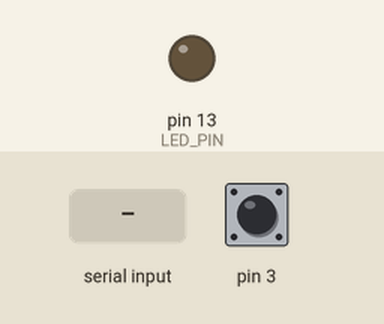
The sketch below on a simulated Arduino Leonardo, built with avr-gcc and run on an emulated ATmega32U4. Parts: output pins drawn as LEDs (lit = HIGH). Inputs (shaded band) come from the test bench; at power-on: pin 3 HIGH. The sensor or clock chip raises its interrupt line as the real part does; what the sketch prints to the serial monitor is not drawn.

Above: at 0.8 s.
0.9 s: "1\n" received over Serial
At 2.6 s:
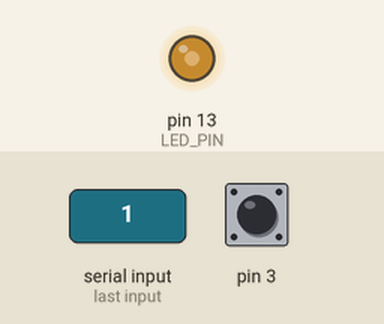
2.9 s: pin 3 pulled LOW for 0.15 s
At 4.1 s:
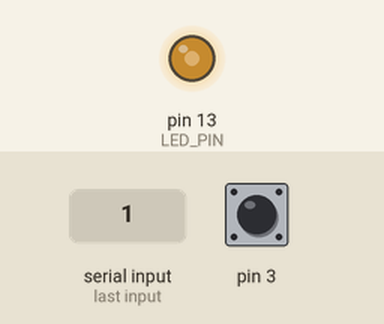
4.6 s: pin 3 pulled LOW for 1 s
At 7.0 s:
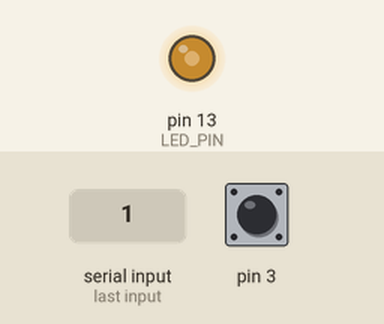
Timing chart, 0 to 8.5 s (numbered marks = the images above; inputs shaded):
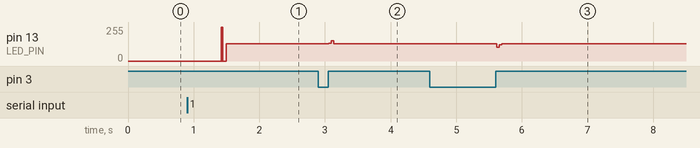

The sketch:

MPU6050_DMP6.ino
```cpp
// I2C device class (I2Cdev) demonstration Arduino sketch for MPU6050 class using DMP (MotionApps v2.0)
// 6/21/2012 by Jeff Rowberg <jeff@rowberg.net>
// Updates should (hopefully) always be available at https://github.com/jrowberg/i2cdevlib
//
// Changelog:
//      2013-05-08 - added seamless Fastwire support
//                 - added note about gyro calibration
//      2012-06-21 - added note about Arduino 1.0.1 + Leonardo compatibility error
//      2012-06-20 - improved FIFO overflow handling and simplified read process
//      2012-06-19 - completely rearranged DMP initialization code and simplification
//      2012-06-13 - pull gyro and accel data from FIFO packet instead of reading directly
//      2012-06-09 - fix broken FIFO read sequence and change interrupt detection to RISING
//      2012-06-05 - add gravity-compensated initial reference frame acceleration output
//                 - add 3D math helper file to DMP6 example sketch
//                 - add Euler output and Yaw/Pitch/Roll output formats
//      2012-06-04 - remove accel offset clearing for better results (thanks Sungon Lee)
//      2012-06-01 - fixed gyro sensitivity to be 2000 deg/sec instead of 250
//      2012-05-30 - basic DMP initialization working

/* ============================================
I2Cdev device library code is placed under the MIT license
Copyright (c) 2012 Jeff Rowberg

Permission is hereby granted, free of charge, to any person obtaining a copy
of this software and associated documentation files (the "Software"), to deal
in the Software without restriction, including without limitation the rights
to use, copy, modify, merge, publish, distribute, sublicense, and/or sell
copies of the Software, and to permit persons to whom the Software is
furnished to do so, subject to the following conditions:

The above copyright notice and this permission notice shall be included in
all copies or substantial portions of the Software.

THE SOFTWARE IS PROVIDED "AS IS", WITHOUT WARRANTY OF ANY KIND, EXPRESS OR
IMPLIED, INCLUDING BUT NOT LIMITED TO THE WARRANTIES OF MERCHANTABILITY,
FITNESS FOR A PARTICULAR PURPOSE AND NONINFRINGEMENT. IN NO EVENT SHALL THE
AUTHORS OR COPYRIGHT HOLDERS BE LIABLE FOR ANY CLAIM, DAMAGES OR OTHER
LIABILITY, WHETHER IN AN ACTION OF CONTRACT, TORT OR OTHERWISE, ARISING FROM,
OUT OF OR IN CONNECTION WITH THE SOFTWARE OR THE USE OR OTHER DEALINGS IN
THE SOFTWARE.
===============================================
*/
#include <Arduino.h>
// I2Cdev and MPU6050 must be installed as libraries, or else the .cpp/.h files
// for both classes must be in the include path of your project
#include "I2Cdev.h"

#include "MPU6050_6Axis_MotionApps20.h"
//#include "MPU6050.h" // not necessary if using MotionApps include file

// Arduino Wire library is required if I2Cdev I2CDEV_ARDUINO_WIRE implementation
// is used in I2Cdev.h
#if I2CDEV_IMPLEMENTATION == I2CDEV_ARDUINO_WIRE
    #include "Wire.h"
#endif

#define LED_PIN1 9	//LED ACCESO=MPU CONNESSO

// class default I2C address is 0x68
// specific I2C addresses may be passed as a parameter here
// AD0 low = 0x68 (default for SparkFun breakout and InvenSense evaluation board)
// AD0 high = 0x69
MPU6050 mpu;
//MPU6050 mpu(0x69); // <-- use for AD0 high

/* =========================================================================
   NOTE: In addition to connection 3.3v, GND, SDA, and SCL, this sketch
   depends on the MPU-6050's INT pin being connected to the Arduino's
   external interrupt #0 pin. On the Arduino Uno and Mega 2560, this is
   digital I/O pin 2.
 * ========================================================================= */

/* =========================================================================
   NOTE: Arduino v1.0.1 with the Leonardo board generates a compile error
   when using Serial.write(buf, len). The Teapot output uses this method.
   The solution requires a modification to the Arduino USBAPI.h file, which
   is fortunately simple, but annoying. This will be fixed in the next IDE
   release. For more info, see these links:

   http://arduino.cc/forum/index.php/topic,109987.0.html
   http://code.google.com/p/arduino/issues/detail?id=958
 * ========================================================================= */


// uncomment "OUTPUT_READABLE_QUATERNION" if you want to see the actual
// quaternion components in a [w, x, y, z] format (not best for parsing
// on a remote host such as Processing or something though)
//#define OUTPUT_READABLE_QUATERNION

// uncomment "OUTPUT_READABLE_EULER" if you want to see Euler angles
// (in degrees) calculated from the quaternions coming from the FIFO.
// Note that Euler angles suffer from gimbal lock (for more info, see
// http://en.wikipedia.org/wiki/Gimbal_lock)
//#define OUTPUT_READABLE_EULER

// uncomment "OUTPUT_READABLE_YAWPITCHROLL" if you want to see the yaw/
// pitch/roll angles (in degrees) calculated from the quaternions coming
// from the FIFO. Note this also requires gravity vector calculations.
// Also note that yaw/pitch/roll angles suffer from gimbal lock (for
// more info, see: http://en.wikipedia.org/wiki/Gimbal_lock)
//#define OUTPUT_READABLE_YAWPITCHROLL

// uncomment "OUTPUT_READABLE_REALACCEL" if you want to see acceleration
// components with gravity removed. This acceleration reference frame is
// not compensated for orientation, so +X is always +X according to the
// sensor, just without the effects of gravity. If you want acceleration
// compensated for orientation, us OUTPUT_READABLE_WORLDACCEL instead.
//#define OUTPUT_READABLE_REALACCEL

// uncomment "OUTPUT_READABLE_WORLDACCEL" if you want to see acceleration
// components with gravity removed and adjusted for the world frame of
// reference (yaw is relative to initial orientation, since no magnetometer
// is present in this case). Could be quite handy in some cases.
//#define OUTPUT_READABLE_WORLDACCEL

// uncomment "OUTPUT_TEAPOT" if you want output that matches the
// format used for the InvenSense teapot demo
#define OUTPUT_TEAPOT


#define LED_PIN 13 // (Arduino is 13, Teensy is 11, Teensy++ is 6)
bool blinkState = false;

// MPU control/status vars
bool dmpReady = false;  // set true if DMP init was successful
uint8_t mpuIntStatus;   // holds actual interrupt status byte from MPU
uint8_t devStatus;      // return status after each device operation (0 = success, !0 = error)
uint16_t packetSize;    // expected DMP packet size (default is 42 bytes)
uint16_t fifoCount;     // count of all bytes currently in FIFO
uint8_t fifoBuffer[64]; // FIFO storage buffer

// orientation/motion vars
Quaternion q;           // [w, x, y, z]         quaternion container
VectorInt16 aa;         // [x, y, z]            accel sensor measurements
VectorInt16 aaReal;     // [x, y, z]            gravity-free accel sensor measurements
VectorInt16 aaWorld;    // [x, y, z]            world-frame accel sensor measurements
VectorFloat gravity;    // [x, y, z]            gravity vector
float euler[3];         // [psi, theta, phi]    Euler angle container
float ypr[3];           // [yaw, pitch, roll]   yaw/pitch/roll container and gravity vector

// packet structure for InvenSense teapot demo
uint8_t teapotPacket[14] = { '$', 0x02, 0,0, 0,0, 0,0, 0,0, 0x00, 0x00, '\r', '\n' };


// ================================================================
// ===               INTERRUPT DETECTION ROUTINE                ===
// ================================================================

volatile bool mpuInterrupt = false;     // indicates whether MPU interrupt pin has gone high
void dmpDataReady() {
    mpuInterrupt = true;
}


// ================================================================
// ===                      INITIAL SETUP                       ===
// ================================================================

void setup() {
    // join I2C bus (I2Cdev library doesn't do this automatically)
    #if I2CDEV_IMPLEMENTATION == I2CDEV_ARDUINO_WIRE
        Wire.begin();
        //TWBR = 24; // 400kHz I2C clock (200kHz if CPU is 8MHz)
    #elif I2CDEV_IMPLEMENTATION == I2CDEV_BUILTIN_FASTWIRE
        Fastwire::setup(400, true);
    #endif

    // initialize serial communication
    // (115200 chosen because it is required for Teapot Demo output, but it's
    // really up to you depending on your project)
    Serial.begin(115200);
    while (!Serial); // wait for Leonardo enumeration, others continue immediately

    // NOTE: 8MHz or slower host processors, like the Teensy @ 3.3v or Ardunio
    // Pro Mini running at 3.3v, cannot handle this baud rate reliably due to
    // the baud timing being too misaligned with processor ticks. You must use
    // 38400 or slower in these cases, or use some kind of external separate
    // crystal solution for the UART timer.

    // initialize device
    Serial.println(F("Initializing I2C devices..."));
    mpu.initialize();

    // verify connection
    Serial.println(F("Testing device connections..."));
    Serial.println(mpu.testConnection() ? F("MPU6050 connection successful") : F("MPU6050 connection failed"));

	// LC ------LED ON---------------------------
    bool imuconnected =mpu.testConnection() ;
    digitalWrite(LED_PIN1, imuconnected);

    // wait for ready
    Serial.println(F("\nSend any character to begin DMP programming and demo: "));
    while (Serial.available() && Serial.read()); // empty buffer
    while (!Serial.available());                 // wait for data
    while (Serial.available() && Serial.read()); // empty buffer again

    // load and configure the DMP
    Serial.println(F("Initializing DMP..."));
    devStatus = mpu.dmpInitialize();

    // supply your own gyro offsets here, scaled for min sensitivity
    mpu.setXGyroOffset(220);
    mpu.setYGyroOffset(76);
    mpu.setZGyroOffset(-85);
    mpu.setZAccelOffset(1788); // 1688 factory default for my test chip

    // make sure it worked (returns 0 if so)
    if (devStatus == 0) {
        // turn on the DMP, now that it's ready
        Serial.println(F("Enabling DMP..."));
        mpu.setDMPEnabled(true);

        // enable Arduino interrupt detection
        Serial.println(F("Enabling interrupt detection (Arduino external interrupt 0)..."));
        attachInterrupt(0, dmpDataReady, RISING);
        mpuIntStatus = mpu.getIntStatus();

        // set our DMP Ready flag so the main loop() function knows it's okay to use it
        Serial.println(F("DMP ready! Waiting for first interrupt..."));
        dmpReady = true;

        // get expected DMP packet size for later comparison
        packetSize = mpu.dmpGetFIFOPacketSize();
    } else {
        // ERROR!
        // 1 = initial memory load failed
        // 2 = DMP configuration updates failed
        // (if it's going to break, usually the code will be 1)
        Serial.print(F("DMP Initialization failed (code "));
        Serial.print(devStatus);
        Serial.println(F(")"));
    }

    // configure LED for output
    pinMode(LED_PIN, OUTPUT);
}


// ================================================================
// ===                    MAIN PROGRAM LOOP                     ===
// ================================================================

void loop() {
    // if programming failed, don't try to do anything
    if (!dmpReady) return;

    // wait for MPU interrupt or extra packet(s) available
    while (!mpuInterrupt && fifoCount < packetSize) {
        // other program behavior stuff here
        // .
        // .
        // .
        // if you are really paranoid you can frequently test in between other
        // stuff to see if mpuInterrupt is true, and if so, "break;" from the
        // while() loop to immediately process the MPU data
        // .
        // .
        // .
    }

    // reset interrupt flag and get INT_STATUS byte
    mpuInterrupt = false;
    mpuIntStatus = mpu.getIntStatus();

    // get current FIFO count
    fifoCount = mpu.getFIFOCount();

    // check for overflow (this should never happen unless our code is too inefficient)
    if ((mpuIntStatus & 0x10) || fifoCount == 1024) {
        // reset so we can continue cleanly
        mpu.resetFIFO();
        Serial.println(F("FIFO overflow!"));

    // otherwise, check for DMP data ready interrupt (this should happen frequently)
    } else if (mpuIntStatus & 0x02) {
        // wait for correct available data length, should be a VERY short wait
        while (fifoCount < packetSize) fifoCount = mpu.getFIFOCount();

        // read a packet from FIFO
        mpu.getFIFOBytes(fifoBuffer, packetSize);

        // track FIFO count here in case there is > 1 packet available
        // (this lets us immediately read more without waiting for an interrupt)
        fifoCount -= packetSize;

        #ifdef OUTPUT_READABLE_QUATERNION
            // display quaternion values in easy matrix form: w x y z
            mpu.dmpGetQuaternion(&q, fifoBuffer);
            Serial.print("quat\t");
            Serial.print(q.w);
            Serial.print("\t");
            Serial.print(q.x);
            Serial.print("\t");
            Serial.print(q.y);
            Serial.print("\t");
            Serial.println(q.z);
        #endif

        #ifdef OUTPUT_READABLE_EULER
            // display Euler angles in degrees
            mpu.dmpGetQuaternion(&q, fifoBuffer);
            mpu.dmpGetEuler(euler, &q);
            Serial.print("euler\t");
            Serial.print(euler[0] * 180/M_PI);
            Serial.print("\t");
            Serial.print(euler[1] * 180/M_PI);
            Serial.print("\t");
            Serial.println(euler[2] * 180/M_PI);
        #endif

        #ifdef OUTPUT_READABLE_YAWPITCHROLL
            // display Euler angles in degrees
            mpu.dmpGetQuaternion(&q, fifoBuffer);
            mpu.dmpGetGravity(&gravity, &q);
            mpu.dmpGetYawPitchRoll(ypr, &q, &gravity);
            Serial.print("ypr\t");
            Serial.print(ypr[0] * 180/M_PI);
            Serial.print("\t");
            Serial.print(ypr[1] * 180/M_PI);
            Serial.print("\t");
            Serial.println(ypr[2] * 180/M_PI);
        #endif

        #ifdef OUTPUT_READABLE_REALACCEL
            // display real acceleration, adjusted to remove gravity
            mpu.dmpGetQuaternion(&q, fifoBuffer);
            mpu.dmpGetAccel(&aa, fifoBuffer);
            mpu.dmpGetGravity(&gravity, &q);
            mpu.dmpGetLinearAccel(&aaReal, &aa, &gravity);
            Serial.print("areal\t");
            Serial.print(aaReal.x);
            Serial.print("\t");
            Serial.print(aaReal.y);
            Serial.print("\t");
            Serial.println(aaReal.z);
        #endif

        #ifdef OUTPUT_READABLE_WORLDACCEL
            // display initial world-frame acceleration, adjusted to remove gravity
            // and rotated based on known orientation from quaternion
            mpu.dmpGetQuaternion(&q, fifoBuffer);
            mpu.dmpGetAccel(&aa, fifoBuffer);
            mpu.dmpGetGravity(&gravity, &q);
            mpu.dmpGetLinearAccel(&aaReal, &aa, &gravity);
            mpu.dmpGetLinearAccelInWorld(&aaWorld, &aaReal, &q);
            Serial.print("aworld\t");
            Serial.print(aaWorld.x);
            Serial.print("\t");
            Serial.print(aaWorld.y);
            Serial.print("\t");
            Serial.println(aaWorld.z);
        #endif

        #ifdef OUTPUT_TEAPOT
            // display quaternion values in InvenSense Teapot demo format:
            teapotPacket[2] = fifoBuffer[0];
            teapotPacket[3] = fifoBuffer[1];
            teapotPacket[4] = fifoBuffer[4];
            teapotPacket[5] = fifoBuffer[5];
            teapotPacket[6] = fifoBuffer[8];
            teapotPacket[7] = fifoBuffer[9];
            teapotPacket[8] = fifoBuffer[12];
            teapotPacket[9] = fifoBuffer[13];
            Serial.write(teapotPacket, 14);
            teapotPacket[11]++; // packetCount, loops at 0xFF on purpose
        #endif

        // blink LED to indicate activity
        blinkState = !blinkState;
        digitalWrite(LED_PIN, blinkState);
    }
}
```

Measured:
- after the input at 0.9 s, pin 13 (LED_PIN): 0/255 → 128/255 after 0.52 s
- after the input at 2.9 s, pin 13 (LED_PIN): 128/255 → 135/255 after 0.16 s, → 153/255 0.04 s later, → 128/255 0.04 s later
- after the input at 4.6 s, pin 13 (LED_PIN): 128/255 → 102/255 after 1.0 s, → 122/255 0.04 s later, → 128/255 0.04 s later
